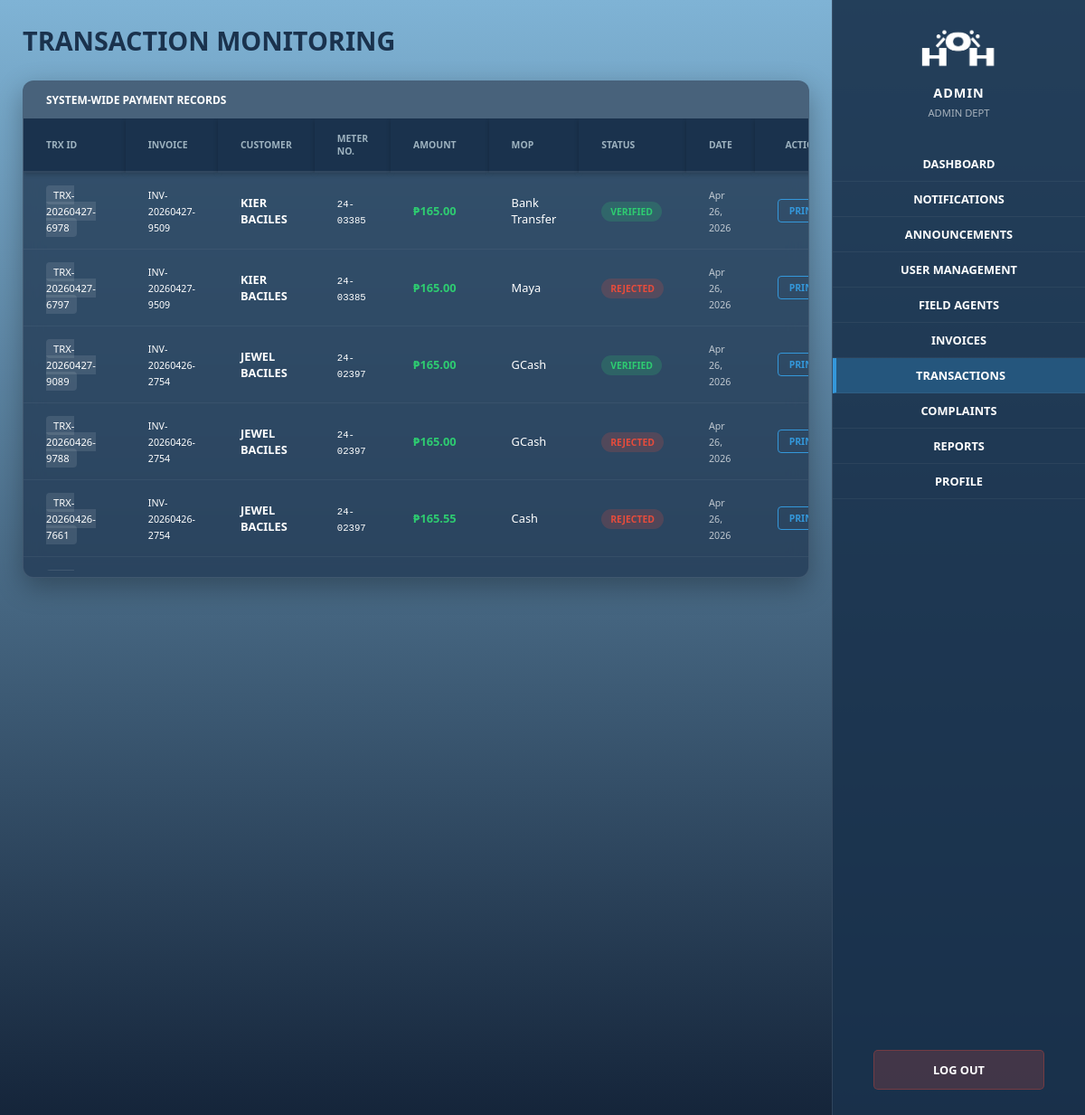
/transactions.php (signed in), run on an earlier commit of the app's database.
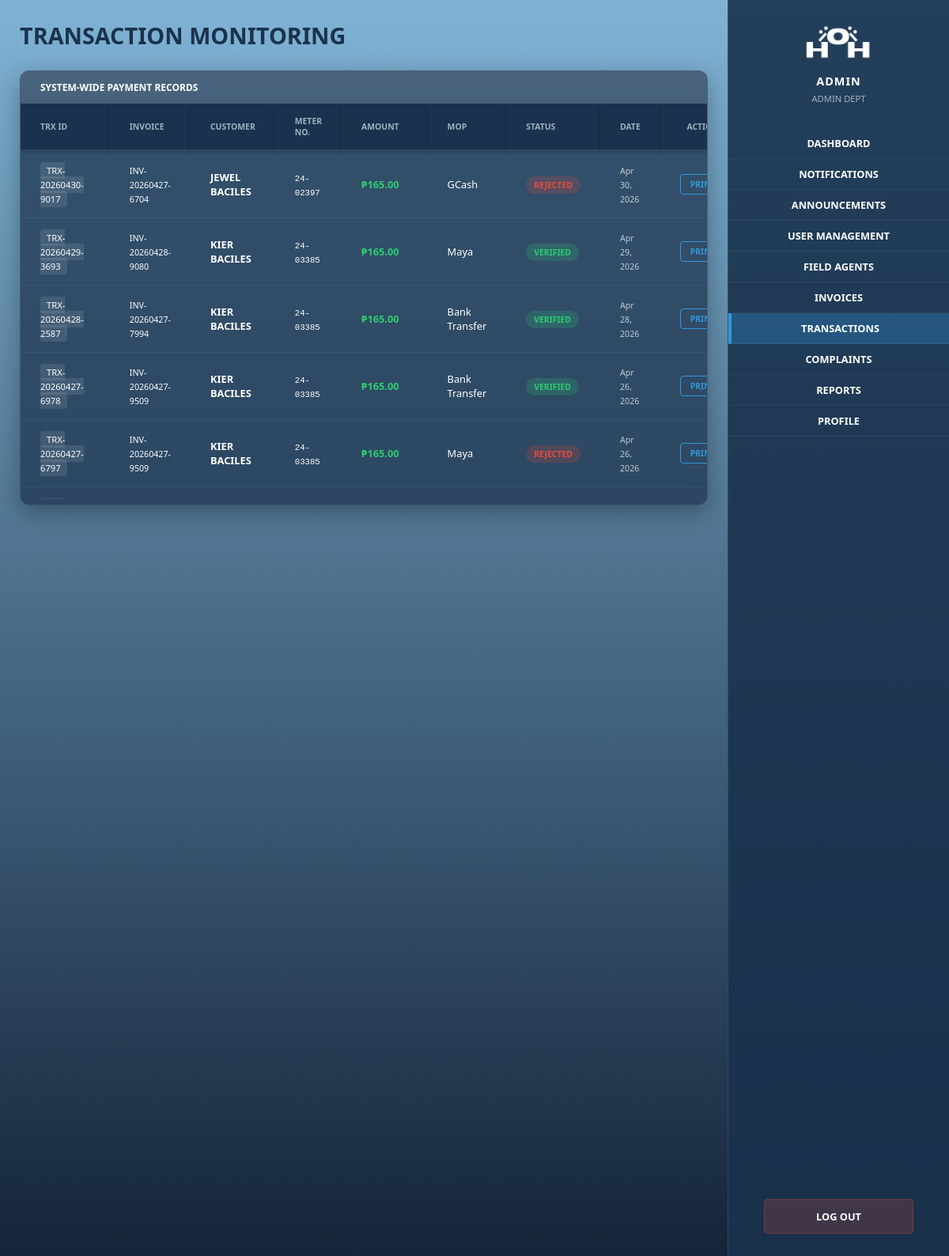
And on a later commit of the database.
### tables this page shows
CREATE TABLE `payments` (
  `id` int(11) NOT NULL,
  `invoice_id` int(11) DEFAULT NULL,
  `user_id` int(11) DEFAULT NULL,
  `transaction_no` varchar(50) DEFAULT NULL,
  `amount` decimal(10,2) DEFAULT NULL,
  `payment_method` varchar(50) DEFAULT NULL,
  `reference_no` varchar(100) DEFAULT NULL,
  `status` enum('pending','verified','rejected') DEFAULT 'pending',
  `verified_by` int(11) DEFAULT NULL,
  `paid_at` timestamp NOT NULL DEFAULT current_timestamp(),
  `proof_image` varchar(255) DEFAULT NULL,
  `qr_token` varchar(100) DEFAULT NULL,
  `qr_expires_at` datetime DEFAULT NULL
);

CREATE TABLE `invoices` (
  `id` int(11) NOT NULL,
  `user_id` int(11) DEFAULT NULL,
  `reading_id` int(11) DEFAULT NULL,
  `invoice_no` varchar(50) DEFAULT NULL,
  `consumption` int(11) DEFAULT NULL,
  `rate` decimal(10,2) DEFAULT 10.00,
  `amount` decimal(10,2) DEFAULT NULL,
  `due_date` date DEFAULT NULL,
  `status` enum('unpaid','pending_verification','paid','overdue') DEFAULT 'unpaid',
  `issued_by` int(11) DEFAULT NULL,
  `created_at` timestamp NOT NULL DEFAULT current_timestamp()
);

CREATE TABLE `users` (
  `id` int(11) NOT NULL,
  `first_name` varchar(50) DEFAULT NULL,
  `last_name` varchar(50) DEFAULT NULL,
  `email` varchar(100) DEFAULT NULL,
  `contact_no` varchar(20) DEFAULT NULL,
  `password` varchar(255) DEFAULT NULL,
  `role` enum('user','admin','accountant','agent') DEFAULT 'user',
  `meter_number` varchar(50) DEFAULT NULL,
  `barangay` varchar(100) DEFAULT NULL,
  `street` varchar(100) DEFAULT NULL,
  `status` enum('active','inactive') DEFAULT 'active',
  `created_at` timestamp NOT NULL DEFAULT current_timestamp(),
  `user_code` varchar(50) DEFAULT NULL,
  `avatar` varchar(255) DEFAULT 'default.png'
);

### transactions.php (the view, shortened to what this page needs)
<?php
include "db.php";
$transactions = $conn->query("
    SELECT
        p.*,
        i.id AS invoice_id,
        i.invoice_no,
        u.first_name,
        u.last_name,
        u.meter_number
    FROM payments p
    JOIN invoices i ON p.invoice_id = i.id
    JOIN users u ON p.user_id = u.id
    ORDER BY p.paid_at DESC
");
?>
<!DOCTYPE html>
<html lang="en">
<head>
    <link rel="stylesheet" href="styles/transaction.css">
</head>
<body id="mainBody">
    <div class="main-content">
        <div class="header-row">
            <h1>TRANSACTION MONITORING</h1>
        </div>
        <div class="glass-panel scrollable-queue">
            <div class="panel-title-bar">System-Wide Payment Records</div>
            <div class="table-area">
                <table class="data-table">
                    <thead>
                        <tr>
                            <th>TRX ID</th>
                            <th>Invoice</th>
                            <th>Customer</th>
                            <th>Meter No.</th>
                            <th>Amount</th>
                            <th>MOP</th>
                            <th>Status</th>
                            <th>Date</th>
                            <th style="text-align:center">Action</th>
                        </tr>
                    </thead>
                    <tbody>
                        <?php while($t = $transactions->fetch_assoc()):
                            $statusClass = ($t['status'] == 'verified') ? 'paid' : 'unpaid';
                        ?>
                        <tr>
                            <td><span class="id-badge"><?php echo $t['transaction_no']; ?></span></td>
                            <td><small><?php echo $t['invoice_no']; ?></small></td>
                            <td><strong><?php echo strtoupper($t['first_name']." ".$t['last_name']); ?></strong></td>
                            <td><small style="font-family: monospace;"><?php echo $t['meter_number']; ?></small></td>
                            <td style="color: var(--success); font-weight: bold;">₱<?php echo number_format($t['amount'], 2); ?></td>
                            <td><?php echo $t['payment_method']; ?></td>
                            <td><span class="status-pill <?php echo $statusClass; ?>"><?php echo strtoupper($t['status']); ?></span></td>
                            <td><small style="opacity: 0.7;"><?php echo date('M d, Y', strtotime($t['paid_at'])); ?></small></td>
                            <td style="text-align:center">
                                <a href="print_invoice.php?id=<?php echo $t['invoice_id']; ?>" target="_blank">
                                    <button class="btn-print">PRINT</button>
                                </a>
                            </td>
                        </tr>
                        <?php endwhile; ?>
                    </tbody>
                </table>
            </div>
        </div>
    </div>
    <div class="sidebar-right">
        <img src="assets/logo_name.png" class="side-logo">
        <div class="agent-info" style="color: white; text-align: center; margin-bottom: 30px;">
            <h3>ADMIN</h3>
            <p style="font-size: 0.7rem; opacity: 0.6;">ADMIN DEPT</p>
        </div>
        <nav class="nav-menu">
            <a href="admin_dashboard.php" class="nav-item">DASHBOARD</a>
            <a href="admin_notifications.php" class="nav-item">NOTIFICATIONS</a>
            <a href="announcements.php" class="nav-item">ANNOUNCEMENTS</a>
            <a href="user_management.php" class="nav-item">USER MANAGEMENT</a>
            <a href="agent_management.php" class="nav-item">FIELD AGENTS</a>
            <a href="invoices.php" class="nav-item">INVOICES</a>
            <a href="transactions.php" class="nav-item active">TRANSACTIONS</a>
            <a href="complaints_admin.php" class="nav-item">COMPLAINTS</a>
            <a href="reports.php" class="nav-item">REPORTS</a>
            <a href="profile.php" class="nav-item">PROFILE</a>
        </nav>
        <div class="sidebar-footer">
            <a href="logout.php" class="logout-btn-container">LOG OUT</a>
        </div>
    </div>
</body>
</html>

What changed in the data, as far as the page shows it:
no longer on this page (row unchanged): payments: transaction_no "TRX-20260427-9089", invoice.invoice_no "INV-20260426-2754", user.last_name "JEWEL BACILES", user.meter_number "24-02397", amount "165.00", payment_method "GCash", status "VERIFIED", paid_at "Apr 26, 2026"
no longer on this page (row unchanged): payments: transaction_no "TRX-20260426-9788", invoice.invoice_no "INV-20260426-2754", user.last_name "JEWEL BACILES", user.meter_number "24-02397", amount "165.00", payment_method "GCash", status "REJECTED", paid_at "Apr 26, 2026"
no longer on this page (row unchanged): payments: transaction_no "TRX-20260426-7661", invoice.invoice_no "INV-20260426-2754", user.last_name "JEWEL BACILES", user.meter_number "24-02397", amount "165.55", payment_method "Cash", status "REJECTED", paid_at "Apr 26, 2026"
added payments: transaction_no "TRX-20260430-9017", invoice.invoice_no "INV-20260427-6704", user.last_name "JEWEL BACILES", user.meter_number "24-02397", amount "165.00", payment_method "GCash", status "REJECTED", paid_at "Apr 30, 2026"
added payments: transaction_no "TRX-20260429-3693", invoice.invoice_no "INV-20260428-9080", user.last_name "KIER BACILES", user.meter_number "24-03385", amount "165.00", payment_method "Maya", status "VERIFIED", paid_at "Apr 29, 2026"
added payments: transaction_no "TRX-20260428-2587", invoice.invoice_no "INV-20260427-7994", user.last_name "KIER BACILES", user.meter_number "24-03385", amount "165.00", payment_method "Bank Transfer", status "VERIFIED", paid_at "Apr 28, 2026"
